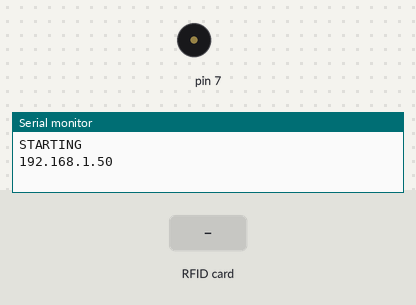
Recording of a sketch running on a simulated Arduino Uno, built for the host (arithmetic inside an expression is 32-bit, double 64-bit). Parts: buzzer (waves = sounding), the last lines printed to the serial monitor. The test bench sets the inputs (shaded band). WiFi joins after 1.5 s; servers stay silent unless stated.

Above: at 3.5 s.
3.6 s: RFID card 5E 7A 19 C4 held to the reader
At 3.88 s:
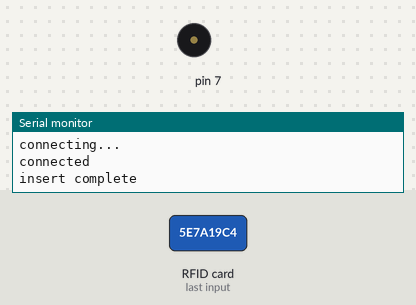
Timing chart, 0 to 6.6 s (numbered marks = the images above; inputs shaded):
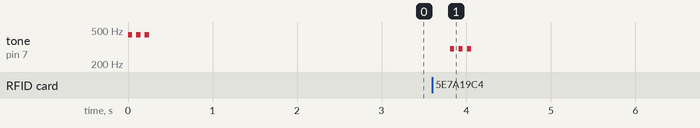

Measured:
- after the input at 3.6 s, tone on pin 7: alternates 300 Hz for 0.05 s and silent for 0.05 s, 6 changes in all, then stays silent, starting after 0.21 s

The sketch:

embed.ino
```cpp
#include <SPI.h>
#include <Ethernet.h>
#include <MFRC522.h>

#define SS_PIN 4
#define RST_PIN 9

MFRC522 rfid(SS_PIN, RST_PIN); // Instance of the class

MFRC522::MIFARE_Key key;

// Init array that will store new NUID
byte nuidPICC[4];

byte mac[] = {0xDE, 0xAD, 0xBE, 0xEF, 0xFE, 0xED};
char serverName[] = "7f73d1c020b2.ngrok.io";
int serverPort = 80;

EthernetClient client;

void setup(){

    pinMode(7, OUTPUT);

    tone(7, 440);
    delay(50);
    noTone(7);
    delay(50);
    tone(7, 440);
    delay(50);
    noTone(7);
    delay(50);
    tone(7, 440);
    delay(50);
    noTone(7);

    Serial.begin(9600);
    Serial.println("STARTING");
    SPI.begin();     // Init SPI bus
    rfid.PCD_Init(); // Init MFRC522

    for (byte i = 0; i < 6; i++){
        key.keyByte[i] = 0xFF;
    }

    if (Ethernet.begin(mac) == 0){
        while (true)
            ;
    }
    else{
        Serial.println(Ethernet.localIP());
    }
    delay(500);
}

void loop(){
    // Reset the loop if no new card present on the sensor/reader. This saves the entire process when idle.
    if (!rfid.PICC_IsNewCardPresent())
        return;

    // Verify if the NUID has been readed
    if (!rfid.PICC_ReadCardSerial())
        return;

    Serial.println(F("A new card has been detected."));

    // Store NUID into nuidPICC array
    for (byte i = 0; i < 4; i++){
        nuidPICC[i] = rfid.uid.uidByte[i];
    }


    //SENDING

    Serial.println("connecting...");
    if (client.connect(serverName, serverPort)){
        Serial.println("connected");
        client.print("GET /connection?rfid=");

        for (byte i = 0; i < rfid.uid.size; i++){
            client.print(rfid.uid.uidByte[i] < 0x10 ? " 0" : "");
            client.print(rfid.uid.uidByte[i], HEX);
        }

        client.println(" HTTP/1.1");
        client.print("Host: ");
        client.println(serverName);
        client.println("User-Agent: Arduino/1.0");
        client.println("Connection: close");
        client.println();

        //GETING THE RESULT

        //CLOSING RESULT
        Serial.println("insert complete");

        tone(7, 300);
        delay(50);
        noTone(7);
        delay(50);
        tone(7, 300);
        delay(50);
        noTone(7);
        delay(50);
        tone(7, 300);
        delay(50);
        noTone(7);
        delay(50);

    }else{
        tone(7, 440);
        delay(500);
        noTone(7);
        Serial.println("connection failed");
    }

    client.stop();
    //END SENDING

    // Halt PICC
    rfid.PICC_HaltA();

    // Stop encryption on PCD
    rfid.PCD_StopCrypto1();
}
```
